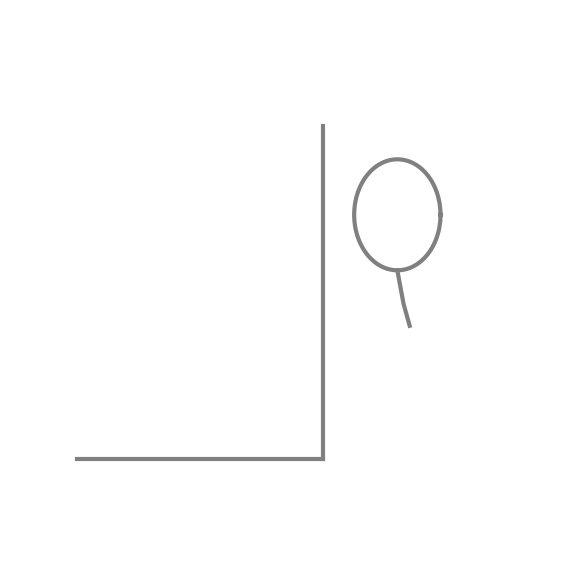

This figure's Python source:
import matplotlib.pyplot as plt
import matplotlib.patches as patches

fig, ax = plt.subplots(1, 1, figsize=(4, 4))

# Draw the L-shaped figure (right angle / coordinate axes fragment)
# Vertical line segment
ax.plot([2, 2], [1, 4], color='gray', linewidth=2)

# Horizontal line segment
ax.plot([0, 2], [1, 1], color='gray', linewidth=2)

# Draw the loop/curve on the right side (resembles a 'g' or loop shape)
# This appears to be a small loop attached to the top-right of the vertical line
import numpy as np

# Loop shape at top right
theta = np.linspace(0, 2 * np.pi, 200)
loop_cx, loop_cy = 2.6, 3.2
loop_rx, loop_ry = 0.35, 0.5
loop_x = loop_cx + loop_rx * np.cos(theta)
loop_y = loop_cy + loop_ry * np.sin(theta)
ax.plot(loop_x, loop_y, color='gray', linewidth=2)

# Tail going down from the loop
tail_x = np.array([loop_cx + 0.0, loop_cx + 0.05, loop_cx + 0.1])
tail_y = np.array([loop_cy - loop_ry, loop_cy - loop_ry - 0.3, loop_cy - loop_ry - 0.5])
ax.plot(tail_x, tail_y, color='gray', linewidth=2)

ax.set_xlim(-0.5, 4)
ax.set_ylim(0, 5)
ax.axis('off')

plt.tight_layout()
plt.savefig(OUTPUT_PATH, dpi=150, bbox_inches='tight')
